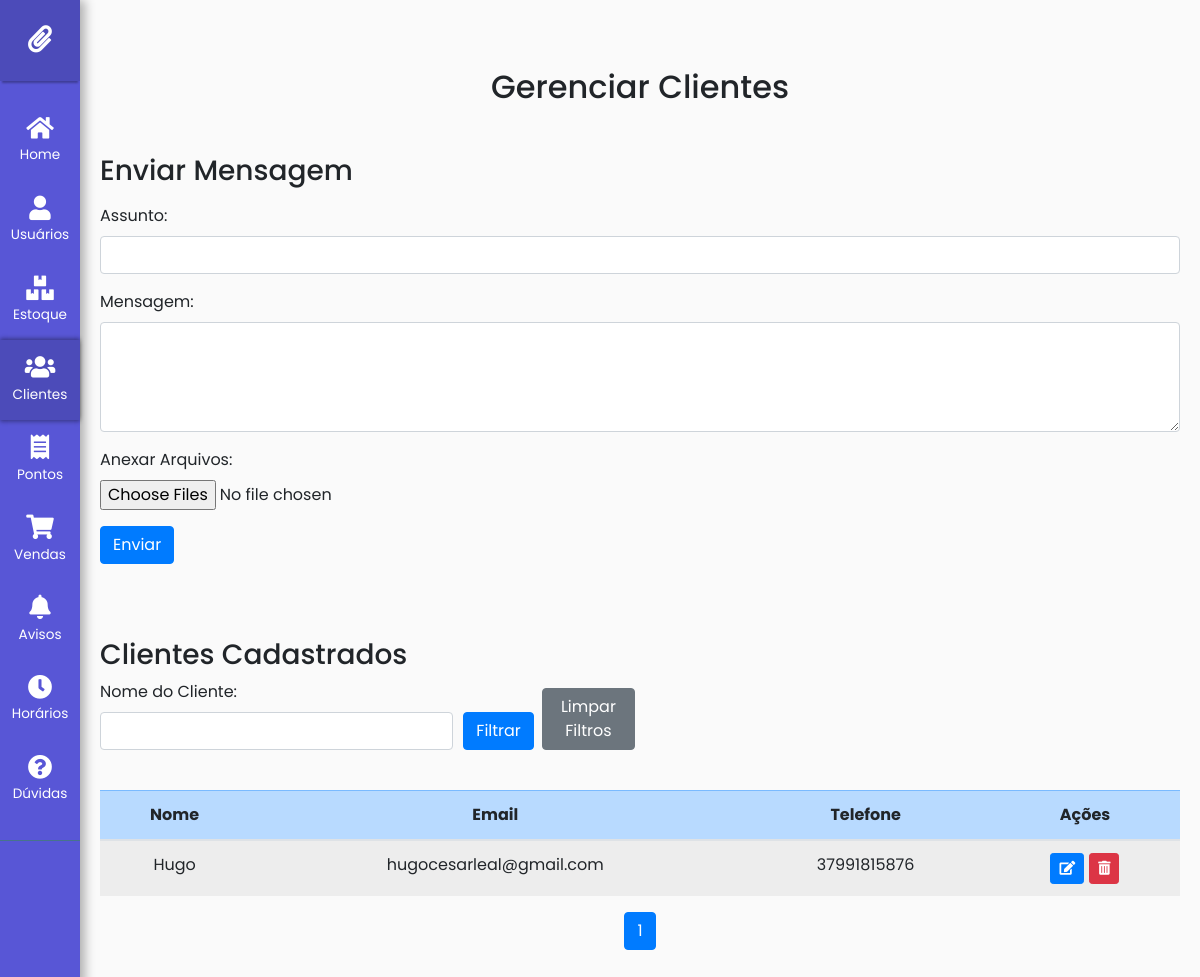
Page /admin-dashboard-clientes/ (signed in) on the committed database.
### core/models.py (models this page shows, shortened)
class Cliente(models.Model):
    nome = models.CharField(max_length=100)
    email = models.EmailField()
    telefone = models.CharField(max_length=15)

### core/views.py (the view, shortened to what this page needs)
# urls.py: path('admin-dashboard-clientes/', views.admin_dashboard_clientes, name='admin-dashboard-clientes'),
@user_passes_test(is_admin)
def admin_dashboard_clientes(request):
    clientes = Cliente.objects.all()
    nome_cliente = request.GET.get('nome_cliente')
    if nome_cliente:
        clientes = clientes.filter(nome__icontains=nome_cliente)
    paginator = Paginator(clientes, 10)  # Mostra 10 clientes por página
    page_number = request.GET.get('page')
    page_obj = paginator.get_page(page_number)
    return TemplateResponse(request, 'core/admin_dashboard_clientes.html', {'clientes': page_obj})

### core/views.py (called while the page is built)
def is_admin(user):
    return user.is_staff

### core/templates/core/admin_dashboard_clientes.html (shortened to what this page needs)
{% extends base_template %}
{% load static %}
{% block head %}
    <link rel="stylesheet" href="{% static 'css/admin_dashboard_clientes.css' %}">
{% endblock %}
{% block body %}
<div class="container mt-5">
    <h2 class="text-center">Gerenciar Clientes</h2>
    <h3 class="mt-5">Enviar Mensagem</h3>
    <form method="POST" enctype="multipart/form-data" class="mt-3">
        <div class="form-group">
            <label for="assunto">Assunto:</label>
            <input type="text" id="assunto" name="assunto" class="form-control" required>
        </div>
        <div class="form-group">
            <label for="mensagem">Mensagem:</label>
            <textarea id="mensagem" name="mensagem" rows="4" class="form-control" required></textarea>
        </div>
        <div class="form-group">
            <label for="arquivos">Anexar Arquivos:</label>
            <input type="file" name="arquivos" class="form-control-file" multiple>
        </div>
        <button type="submit" class="btn btn-primary" style="margin-bottom: 50px">Enviar</button>
    </form>
    <h3 class="mt-4">Clientes Cadastrados</h3>
    <form method="GET" class="mb-4">
        <div class="form-row">
            <div class="form-group col-md-4">
                <label for="nome_cliente">Nome do Cliente:</label>
                <input type="text" id="nome_cliente" name="nome_cliente" class="form-control" value="{{ request.GET.nome_cliente }}">
            </div>
            <div class="form-group col-md-2 d-flex align-items-end">
                <button type="submit" class="btn btn-primary">Filtrar</button>
                <a href="{% url 'admin-dashboard-clientes' %}" class="btn btn-secondary ml-2">Limpar Filtros</a>
            </div>
        </div>
    </form>
    <div class="table-responsive">
        <table class="table table-striped table-hover">
            <thead class="table-primary text-center">
                <tr>
                    <th>Nome</th>
                    <th>Email</th>
                    <th>Telefone</th>
                    <th>Ações</th>
                </tr>
            </thead>
            <tbody>
                {% if clientes %}
                    {% for cliente in clientes %}
                    <tr class="text-center">
                        <td>{{ cliente.nome }}</td>
                        <td>{{ cliente.email }}</td>
                        <td>{{ cliente.telefone }}</td>
                        <td>
                            <div class="d-flex justify-content-center">
                                <button class="btn btn-primary btn-sm btn-editCliente" data-toggle="modal" data-target="#modalEditCliente" data-id="{{ cliente.pk }}" style="margin-right: 5px;">
                                    <i class="fas fa-edit"></i>
                                </button>
                                <button type="button" class="btn btn-danger btn-sm" data-toggle="modal" data-target="#confirmDeleteModal" data-url="{% url 'excluir-cliente' cliente.pk %}">
                                    <i class="fas fa-trash-alt"></i>
                                </button>
                            </div>
                        </td>
                    </tr>
                    {% endfor %}
                {% else %}
                    <tr>
                        <td colspan="4" class="text-center">Nenhum cliente encontrado.</td>
                    </tr>
                {% endif %}
            </tbody>
        </table>
    </div>
    <div class="d-flex justify-content-center">
        <nav aria-label="Page navigation">
            <ul class="pagination">
                {% for num in clientes.paginator.page_range %}
                    <li class="page-item {% if clientes.number == num %}active{% endif %}">
                        <a class="page-link" href="?{% if request.GET.nome_cliente %}nome_cliente={{ request.GET.nome_cliente }}&{% endif %}page={{ num }}">{{ num }}</a>
                    </li>
                {% endfor %}
            </ul>
        </nav>
    </div>
{% endblock %}

### static/css/base.css (style rules this page uses)
body { font-family: 'Poppins', sans-serif; background: #fafafa; }
a, a:hover, a:focus { color: inherit; text-decoration: none; transition: all 0.3s; }
i, span { display: inline-block; }

### rows in the picture
Cliente: nome "Hugo", email "hugocesarleal@gmail.com", telefone "37991815876"

### other values in the picture
{{ num }} "1"
